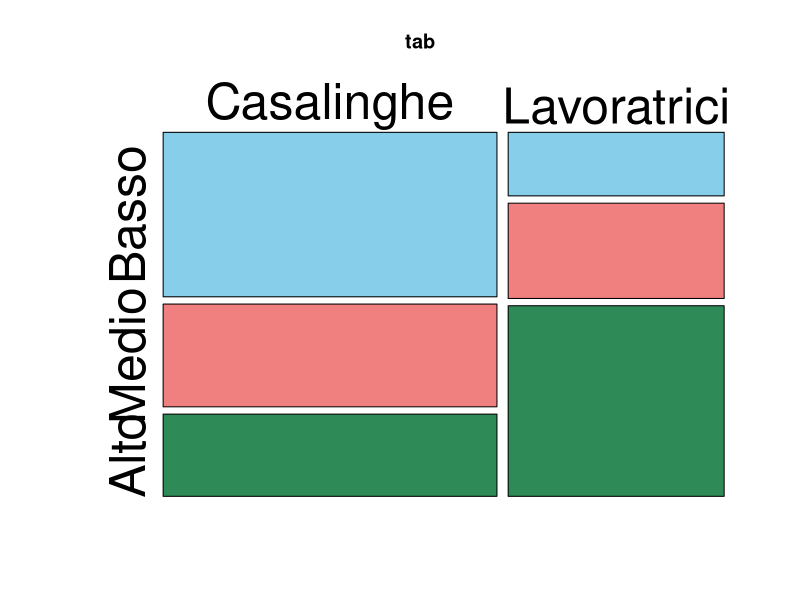
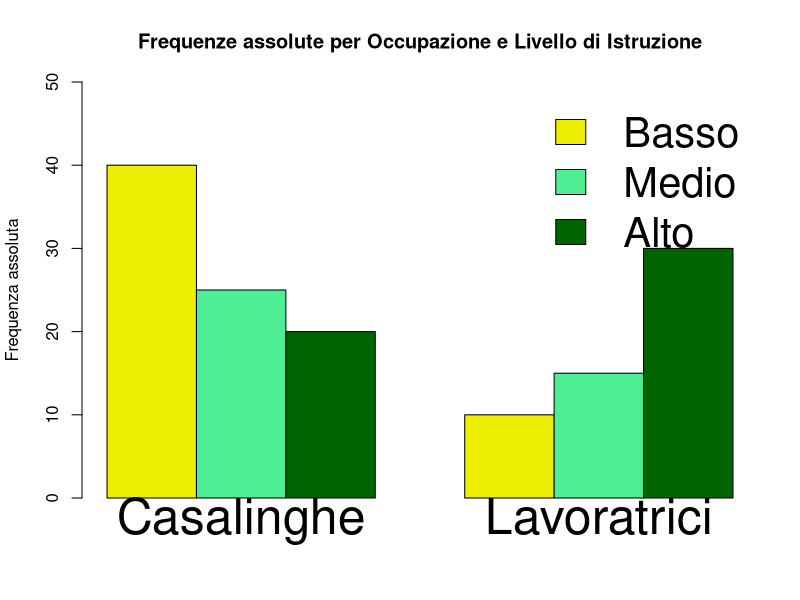
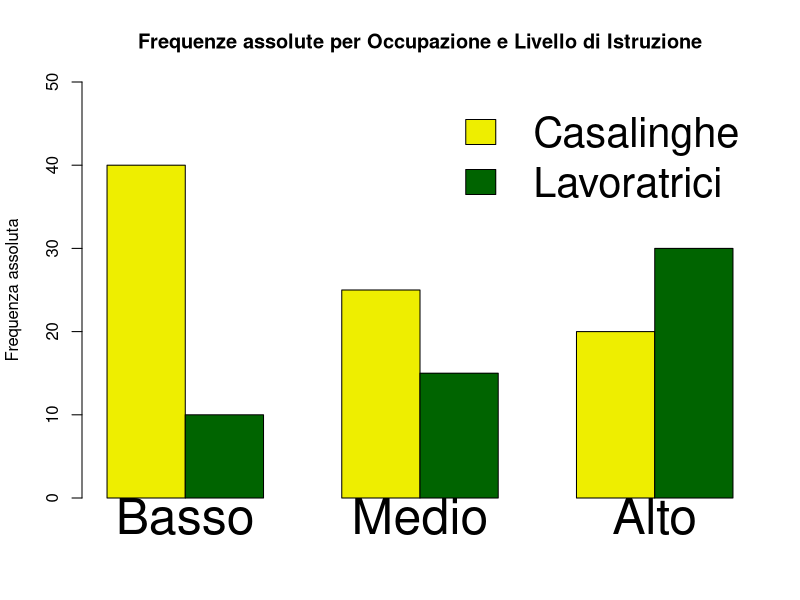
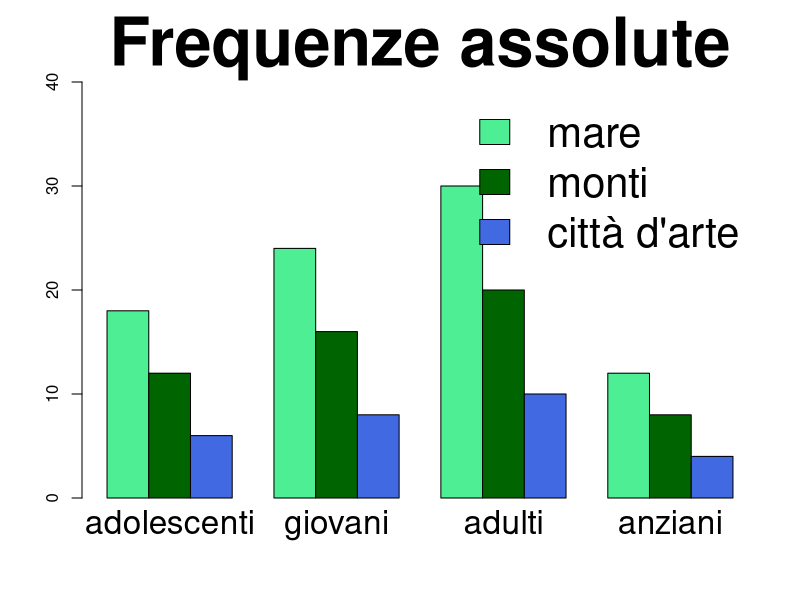
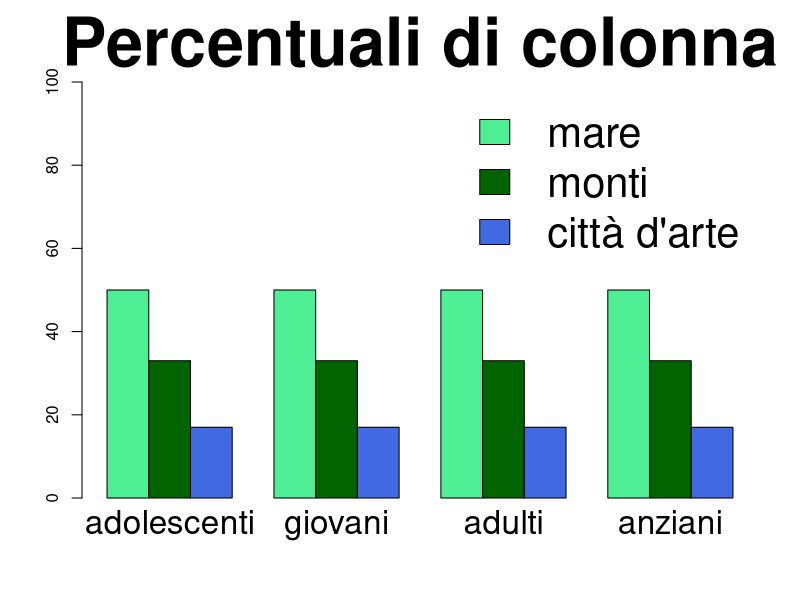
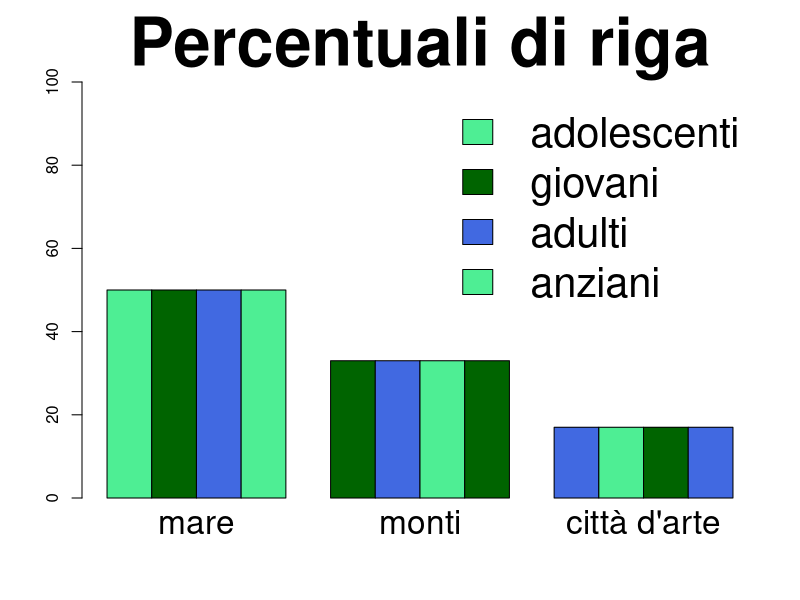
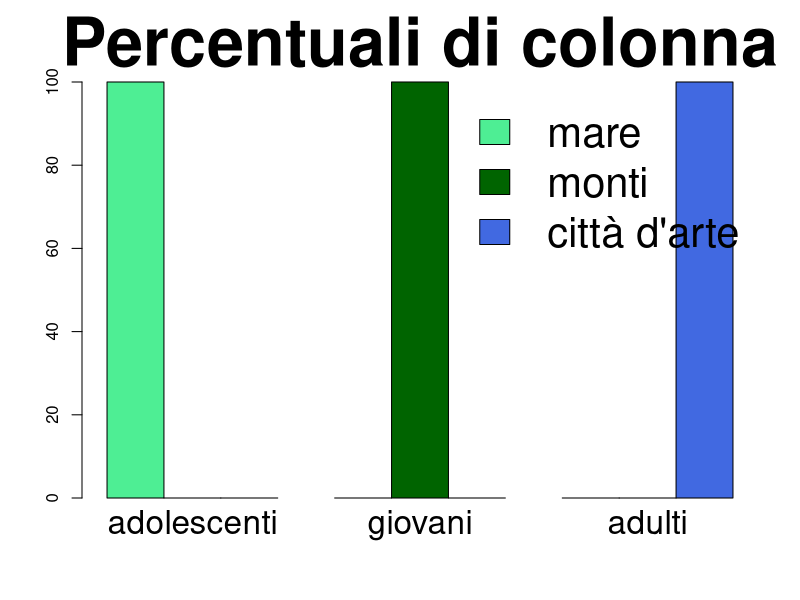

Generate these figures, in order, with R:
## ---- chunk 1
var1 <- as.factor(c("a1","a2","a1","a2","a1","a2","a1"))  
var2 <- as.factor(c("b1","b1","b1","b2","b1","b2","b2")) 
table(var1, var2)
## ---- chunk 2
mytab <- table(var1,var2)
margin.table(mytab,2)  
## ---- chunk 3
prop.table(mytab)    
prop.table(mytab,1)  # P(B|A)
## ---- chunk 4
prop.table(mytab,2)  # P(A|B)
## ---- chunk 5
#| warning: false
chisq.test(mytab)$statistic
## ---- chunk 6
#| warning: false
chisq.test(mytab)$statistic/sum(mytab)
## ---- chunk 7
#| echo: false
#| layout-ncol: 2
donne = read.csv2("laboratorio/datiDonne.csv")
donne$Istruzione = factor(donne$Istruzione, levels = c("Basso", "Medio", "Alto"))
tabella = addmargins(table(donne$Occupazione, donne$Istruzione))
rownames(tabella)[nrow(tabella)] <- "Totale"
colnames(tabella)[ncol(tabella)] <- "Totale"
knitr::kable(
  tabella,
  booktabs = TRUE,
  align = "c"
)

## ---- chunk 8
#| echo: false
#| out-width: 80%
#| fig-align: center
tab = table(donne$Occupazione, donne$Istruzione)
mosaicplot(
  tab,
  color = c("skyblue", "lightcoral", "seagreen4"),
  cex = 3
)
## ---- chunk 9
#| echo: false
percRiga = (round(prop.table(table(donne$Occupazione, donne$Istruzione), 1), 2))*100
percRiga = addmargins(percRiga)
percRiga = percRiga[-nrow(percRiga), ]
knitr::kable(
  percRiga,
  booktabs = TRUE,
  align = "c"
)
## ---- chunk 10
#| echo: false

tab = table(donne$Istruzione, donne$Occupazione)
barplot(
  tab,
  beside = TRUE,          # barre affiancate (non impilate)
  col = c("yellow2", "seagreen2", "darkgreen"),
  legend = TRUE,
  ylim = c(0, max(tab) + 10),
  main = "Frequenze assolute per Occupazione e Livello di Istruzione",
  ylab = "Frequenza assoluta", cex.names = 3,args.legend = list(cex = 2.5, x = "topright", bty = "n")
)
## ---- chunk 11
#| echo: false
percColonna = (round(prop.table(table(donne$Occupazione, donne$Istruzione), 2), 2))*100
percColonna = addmargins(percColonna)
percColonna = percColonna[,-ncol(percColonna) ]
knitr::kable(
  percColonna,
  booktabs = TRUE,
  align = "c"
)
## ---- chunk 12
#| echo: false

tab = table(donne$Occupazione, donne$Istruzione)
barplot(
  tab,
  beside = TRUE,          # barre affiancate (non impilate)
  col = c("yellow2",  "darkgreen"),
  legend = TRUE,
  ylim = c(0, max(tab) + 10),
  main = "Frequenze assolute per Occupazione e Livello di Istruzione",cex.names = 3,
  ylab = "Frequenza assoluta",args.legend = list(cex = 2.5, x = "topright", bty = "n")
)
## ---- chunk 13
#| echo: false
preferenze_tab <- matrix(
  c(18, 24, 30, 12,   # mare
    12, 16, 20, 8,    # monti
    6, 8, 10, 4),     # città d’arte
  nrow = 3,
  byrow = TRUE
)

# Assegna nomi di righe e colonne
rownames(preferenze_tab) <- c("mare", "monti", "città d'arte")
colnames(preferenze_tab) <- c("adolescenti", "giovani", "adulti", "anziani")
knitr::kable(preferenze_tab)

## ---- chunk 14
#| echo: false
#| out-width: 50%
#| fig-align: center
barplot(preferenze_tab, beside = T,
        legend.text = T, col = c("seagreen2", "darkgreen", "royalblue"),
        args.legend = list(cex = 2.5, x = "topright", bty = "n"), cex.names = 2,
        ylim=c(0, 40), main ="Frequenze assolute",cex.main =4)
## ---- chunk 15
#| echo: false
#| layout-ncol: 2
# barplot(preferenze_tab, beside = T, 
#         legend.text = T, col = c("seagreen2", "darkgreen", "royalblue"), 
#         args.legend = list(cex = 2.5, x = "topright", bty = "n"), cex.names = 2, 
#         ylim=c(0, 40), main ="Frequenze assolute",cex.main =4)

barplot(round(prop.table(preferenze_tab, 2),2)*100, beside = T, 
        legend.text = T, col = c("seagreen2", "darkgreen", "royalblue"), 
        args.legend = list(cex = 2.5, x = "topright", bty = "n"), cex.names = 2, 
        ylim=c(0,100), main ="Percentuali di colonna",cex.main =4)

barplot(round(prop.table(t(preferenze_tab), 1),2)*100, beside = T, 
        legend.text = T, col = c("seagreen2", "darkgreen", "royalblue"), 
        args.legend = list(cex = 2.5, x = "topright", bty = "n"), cex.names = 2, 
        ylim=c(0,100), main = "Percentuali di riga",cex.main =4)


## ---- chunk 16
#| echo: false
knitr::kable(preferenze_tab, caption = "Frequenze osservate")

friga = apply(preferenze_tab,1,sum)
fcolonna = apply(preferenze_tab,2,sum)

prefT = matrix(nrow = nrow(
  preferenze_tab), ncol = ncol(preferenze_tab))
colnames(prefT) = colnames(preferenze_tab)
rownames(prefT) = rownames(preferenze_tab)

for (i in 1:nrow(prefT)) {
  for (j in 1:ncol(prefT)) {
    prefT[i,j] = (friga[i]*fcolonna[j])/sum(preferenze_tab)
  }
}

knitr::kable(prefT, caption = "Frequenze Teoriche")
## ---- chunk 17
#| echo: false
preferenze_dep <- matrix(
  c(84, 0, 0,    # mare → solo adolescenti
    0, 64, 0,    # monti → solo giovani
    0, 0, 20),  # città d’arte → solo adulti
  nrow = 3,
  byrow = TRUE
)

rownames(preferenze_dep) <- c("mare", "monti", "città d'arte")
colnames(preferenze_dep) <- c("adolescenti", "giovani", "adulti")

knitr::kable(addmargins(preferenze_dep))

## ---- chunk 18
#| echo: false
#| fig-align: center
#| out-width: 40%


barplot(round(prop.table(preferenze_dep, 2),2)*100, beside = T, 
        legend.text = T, col = c("seagreen2", "darkgreen", "royalblue"), 
        args.legend = list(cex = 2.5, x = "topright", bty = "n"), cex.names = 2, 
        ylim=c(0,100), main ="Percentuali di colonna",cex.main =4)
## ---- chunk 19
#| echo: false
#| warning: false
knitr::kable(preferenze_dep, caption = "Frequenze osservate")

friga = apply(preferenze_dep,1,sum)
fcolonna = apply(preferenze_dep,2,sum)

prefT = matrix(nrow = nrow(
  preferenze_dep), ncol = ncol(preferenze_dep))
colnames(prefT) = colnames(preferenze_dep)
rownames(prefT) = rownames(preferenze_dep)

for (i in 1:nrow(prefT)) {
  for (j in 1:ncol(prefT)) {
    prefT[i,j] = (friga[i]*fcolonna[j])/sum(preferenze_dep)
  }
}

knitr::kable(prefT, caption = "Frequenze Teoriche")
